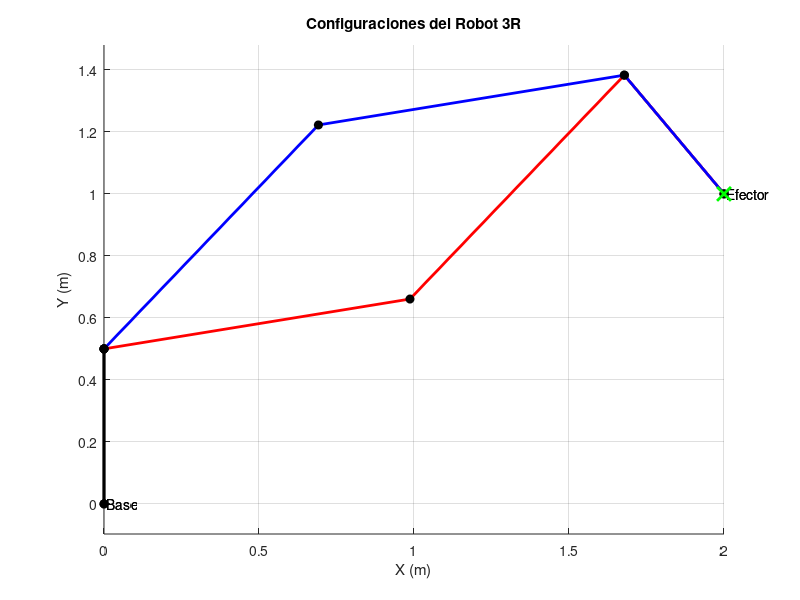

Write MATLAB code to recreate this figure.
function cinematicaInversa3R()
    clc;
    clear;
    close all;

    %% Parámetros del Robot
    d1 = 0.5; % Longitud de la primera barra vertical fija (metros)
    d2 = 1;   % Longitud de la segunda barra (metros)
    d3 = 1;   % Longitud de la tercera barra (metros)
    d4 = 0.5; % Longitud de la última barra (metros)

    %% Datos de Entrada - Posición y Orientación del Efector Final
    x = 2.0;          % Posición en x (metros)
    y = 1.0;          % Posición en y (metros)
    theta_deg = -50;   % Orientación en grados

    %% Conversión de Unidades
    theta = deg2rad(theta_deg);

    %% Cálculo de la Posición Efectiva
    x_eff = x - d4 * cos(theta);
    y_eff = y - d4 * sin(theta) - d1;

    %% Verificación de Alcance
    D = (x_eff^2 + y_eff^2 - d2^2 - d3^2) / (2 * d2 * d3);
    if abs(D) > 1
        error('La posición deseada no es alcanzable con las longitudes dadas.');
    end

    %% Soluciones para q2
    q2_elbow_up = atan2(sqrt(1 - D^2), D);
    q2_elbow_down = atan2(-sqrt(1 - D^2), D);

    %% Soluciones para q1
    phi = atan2(y_eff, x_eff);
    psi_up = atan2(d3 * sin(q2_elbow_up), d2 + d3 * cos(q2_elbow_up));
    q1_elbow_up = phi - psi_up;

    psi_down = atan2(d3 * sin(q2_elbow_down), d2 + d3 * cos(q2_elbow_down));
    q1_elbow_down = phi - psi_down;

    %% Soluciones para q3
    q3_elbow_up = theta - q1_elbow_up - q2_elbow_up;
    q3_elbow_down = theta - q1_elbow_down - q2_elbow_down;

    %% Conversión a Grados
    q1_up_deg = rad2deg(q1_elbow_up);
    q2_up_deg = rad2deg(q2_elbow_up);
    q3_up_deg = rad2deg(q3_elbow_up);

    q1_down_deg = rad2deg(q1_elbow_down);
    q2_down_deg = rad2deg(q2_elbow_down);
    q3_down_deg = rad2deg(q3_elbow_down);

    %% Verificación de Límites de las Articulaciones
    soluciones = {
        [q1_up_deg, q2_up_deg, q3_up_deg];
        [q1_down_deg, q2_down_deg, q3_down_deg];
    };

    fprintf('Soluciones de Cinemática Inversa:\n');
    for i = 1:length(soluciones)
        q = soluciones{i};
        if all(q >= -180) && all(q <= 180)
            fprintf('Solución %d:\n', i);
            fprintf('q1 = %.2f°\n', q(1));
            fprintf('q2 = %.2f°\n', q(2));
            fprintf('q3 = %.2f°\n\n', q(3));
        else
            fprintf('Solución %d está fuera de los límites de las articulaciones.\n\n', i);
        end
    end

    %% Muestreo de Soluciones
    figure;
    hold on;
    axis equal;
    grid on;
    xlabel('X (m)');
    ylabel('Y (m)');
    title('Configuraciones del Robot 3R');

    colors = ['r', 'b'];
    for i = 1:length(soluciones)
        q = soluciones{i};
        if all(q >= -180) && all(q <= 180)
            % Convertir a radianes
            q_rad = deg2rad(q);
            % Cálculo de las posiciones de las articulaciones
            base = [0, 0];
            base_static = base + [0, d1]; % Fin de la primer barra vertical
            joint1 = base_static;
            joint2 = joint1 + d2 * [cos(q_rad(1)), sin(q_rad(1))];
            joint3 = joint2 + d3 * [cos(q_rad(1)+q_rad(2)), sin(q_rad(1)+q_rad(2))];
            end_effector = joint3 + d4 * [cos(q_rad(1)+q_rad(2)+q_rad(3)), sin(q_rad(1)+q_rad(2)+q_rad(3))];

            % Dibujar primer barra vertical
            plot([base(1), base_static(1)], [base(2), base_static(2)], 'k-', 'LineWidth', 2);

            % Dibujar las barras dinámicas
            plot([joint1(1), joint2(1)], [joint1(2), joint2(2)], 'Color', colors(i), 'LineWidth', 2);
            plot([joint2(1), joint3(1)], [joint2(2), joint3(2)], 'Color', colors(i), 'LineWidth', 2);
            plot([joint3(1), end_effector(1)], [joint3(2), end_effector(2)], 'Color', colors(i), 'LineWidth', 2);

            % Dibujar las articulaciones
            plot(base(1), base(2), 'ko', 'MarkerSize', 6, 'MarkerFaceColor', 'k');          % Base
            plot(base_static(1), base_static(2), 'ko', 'MarkerSize', 6, 'MarkerFaceColor', 'k'); % Fin de la barra fija
            plot(joint1(1), joint1(2), 'ko', 'MarkerSize', 6, 'MarkerFaceColor', 'k');      % Joint1
            plot(joint2(1), joint2(2), 'ko', 'MarkerSize', 6, 'MarkerFaceColor', 'k');      % Joint2
            plot(joint3(1), joint3(2), 'ko', 'MarkerSize', 6, 'MarkerFaceColor', 'k');      % Joint3
            plot(end_effector(1), end_effector(2), 'ko', 'MarkerSize', 6, 'MarkerFaceColor', 'k'); % Efector Final

            % Etiquetas
            text(base(1), base(2), ' Base', 'FontSize', 10);
            text(end_effector(1), end_effector(2), [' Efector'], 'FontSize', 10);
        end
    end

    % Dibujar la posición deseada del efector
    plot(x, y, 'gx', 'MarkerSize', 10, 'LineWidth', 2);
    hold off;
end